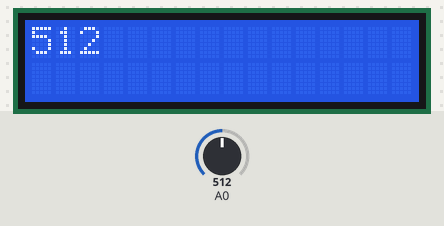
The sketch below on a simulated Arduino Uno, built with avr-gcc and run on an emulated ATmega328P. Shown: 16×2 character LCD. The test bench sets the inputs (shaded band); at power-on: A0 = 512. What the sketch prints to the serial monitor is not drawn.

Above: at 1.2 s.
1.3 s: A0 set to 716
At 2.6 s:
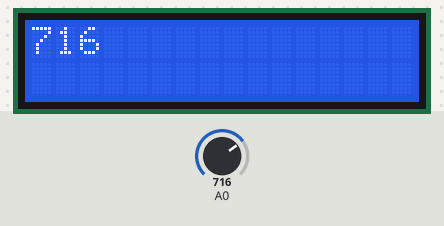
3.0 s: A0 set to 900
At 3.4 s:
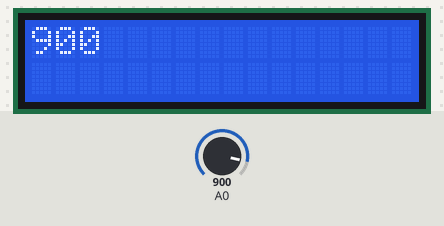
4.6 s: A0 set to 1023
At 5.5 s:
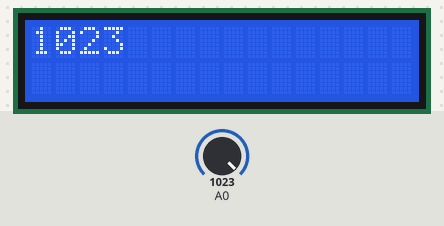
Timing chart, 0 to 7.6 s (numbered marks = the images above; inputs shaded):
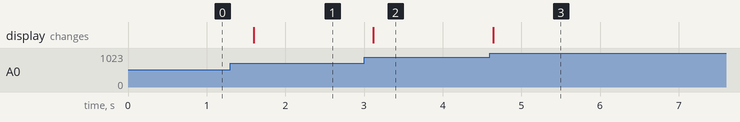

Measured:
- after the input at 1.3 s, the display: changes after 0.30 s (image 1)
- after the input at 3.0 s, the display: changes after 0.12 s (image 2)
- after the input at 4.6 s, the display: changes at once (image 3)

The sketch:

sketch_jan16c.ino
```cpp
//
// Обучающее устройство для изучения работы аналоговых датчиков на Arduino
// Минимальная версия
//
// Январь 2025 г.
// 1.0 v
//


// Библиотека дисплея
// Адрес дисплея (0x3f, 0x27, 0х26, ...) и размер дисплея 16x2 (20x4, ...)
#include <LiquidCrystal_I2C.h>
LiquidCrystal_I2C lcd(0x27, 16, 2);


void setup() {

  // Инициализация консоли

  Serial.begin(115200);
  Serial.println("Hello");

  // Инициализация дисплея

  lcd.init();
  lcd.backlight();

}


void loop() {

  // Считывание информации с датчика

  int a = analogRead(A0);

  // Пишем в консоли

  Serial.println(a);

  // Пишем на дисплее

  lcd.setCursor(0, 0);
  lcd.print(a);
  lcd.print("    ");

  // Задержка

  delay(500);

}
```
